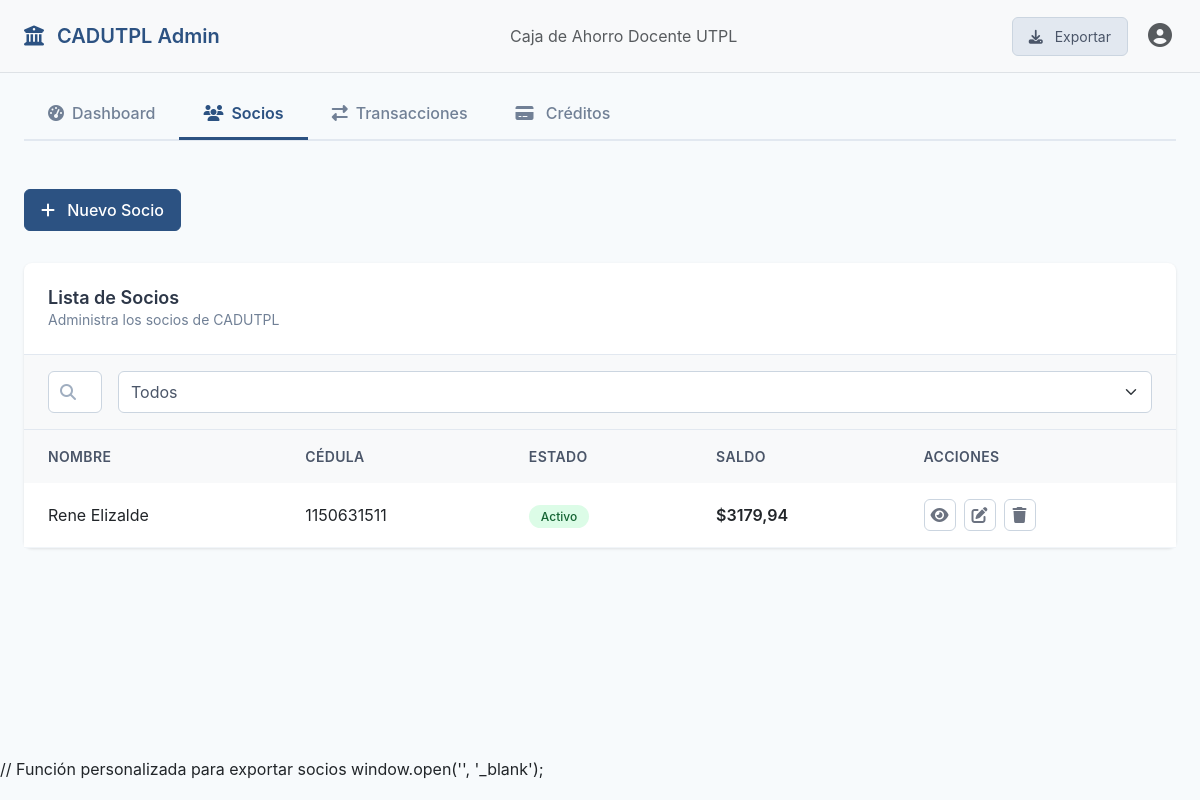
/users/admin/listar/ (signed in), run on an earlier commit of the app's database.
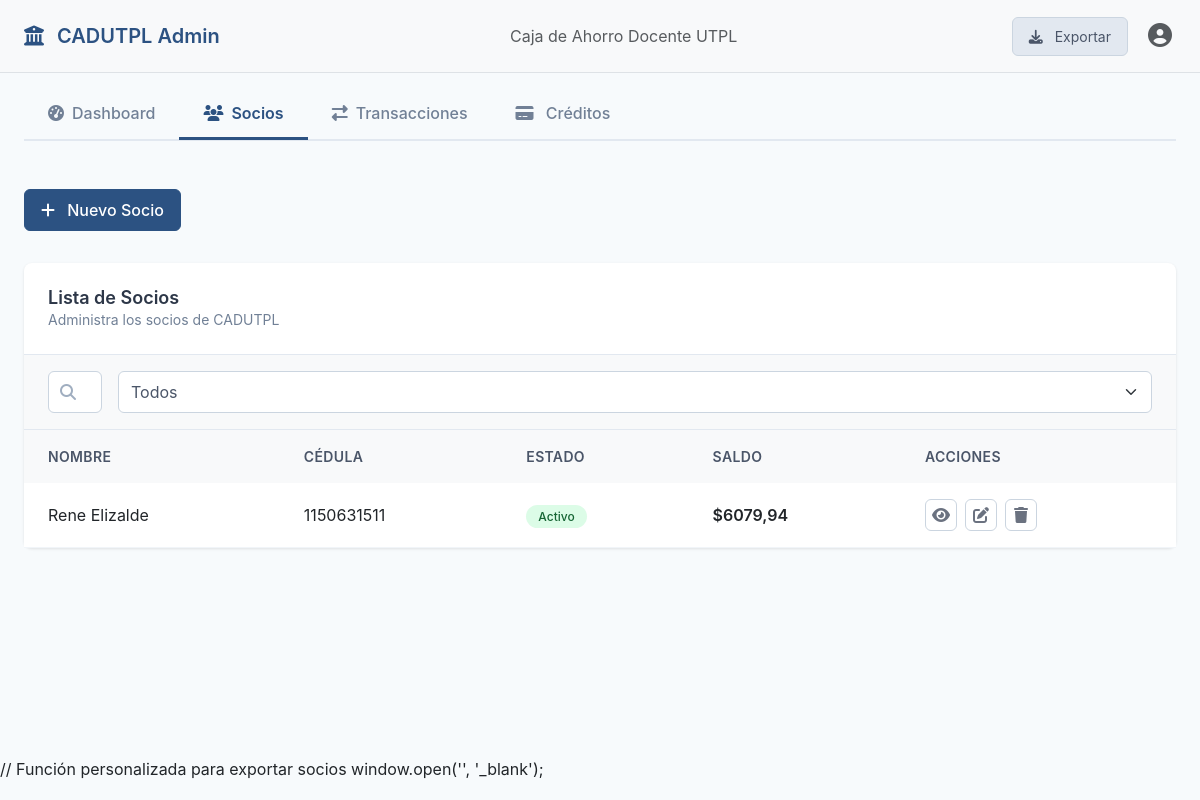
And on a later commit of the database.
### users/models.py (models this page shows, shortened)
class CustomUser(AbstractUser):
    username = models.CharField(
        max_length=150,
        unique=True,
        verbose_name="Nombre de usuario",
        null=True,
        blank=True,  # Permite que sea opcional para los usuarios normales
    )
    email = models.EmailField(unique=True)
    phone = models.CharField(max_length=15, blank=True, null=True)
    document_type = models.CharField(
        max_length=20,
        choices=[("CEDULA", "CEDULA"), ("RUC", "RUC"), ("PASSPORT", "Pasaporte")],
    )
    document_number = models.CharField(max_length=20)
    reference_number = models.CharField(max_length=100, unique=True, default=uuid.uuid4)
    address = models.CharField(max_length=255, blank=True)
    profile_picture = models.ImageField(
        upload_to="profile_pictures/", blank=True, null=True
    )
    account_balance = models.DecimalField(max_digits=10, decimal_places=2, default=0)
    is_verified = models.BooleanField(default=False)
    preferred_currency = models.CharField(max_length=3, default="USD")
    preferred_language = models.CharField(max_length=2, default="es")
    created_at = models.DateTimeField(auto_now_add=True)
    updated_at = models.DateTimeField(auto_now=True)
    USERNAME_FIELD = "email"  # El email sigue siendo el identificador único
    REQUIRED_FIELDS = [
        "username"
    ]  # Hacer que username sea requerido para superusuarios
    objects = CustomUserManager()  # Asignar el manager personalizado
    class Meta:
        db_table = "custom_users"

### wallets/models.py (models this page shows, shortened)
class Wallet(models.Model):
    user = models.OneToOneField(CustomUser, on_delete=models.CASCADE, related_name='wallet')
    balance = models.DecimalField(max_digits=10, decimal_places=2, default=0)
    total_credit_line = models.DecimalField(max_digits=10, decimal_places=2, default=2000)
    available_credit = models.DecimalField(max_digits=10, decimal_places=2, default=2000)
    created_at = models.DateTimeField(auto_now_add=True)
    updated_at = models.DateTimeField(auto_now=True)

### users/views.py (the view)
# urls.py: path("admin/listar/", socio_list_view, name="socio_list"),
@login_required
def socio_list_view(request):
    socios = CustomUser.objects.filter(is_staff=False).select_related("wallet")
    context = {"socios": socios}
    return render(request, "users/gestion_socios.html", context)

### users/templates/users/gestion_socios.html (shortened to what the changed rows need)
<!DOCTYPE html>
<html lang="es">
<head>
    <link href="https://cdnjs.cloudflare.com/ajax/libs/bootstrap/5.3.0/css/bootstrap.min.css" rel="stylesheet">
    <link href="https://cdnjs.cloudflare.com/ajax/libs/font-awesome/6.4.0/css/all.min.css" rel="stylesheet">
</head>
<body>
    <div class="container-fluid px-4 main-content">
        {% block content %}
        <div class="row">
            <div class="col-12">
                <div class="card socios-card">
                    <div class="table-responsive">
                        <table class="table socios-table" id="sociosTable">
                            <thead>
                                <tr>
                                    <th>Nombre</th>
                                    <th>Cédula</th>
                                    <th>Estado</th>
                                    <th>Saldo</th>
                                    <th>Acciones</th>
                                </tr>
                            </thead>
                            <tbody>
                                {% for socio in socios %}
                                <tr>
                                    <td>{{ socio.first_name }} {{ socio.last_name }}</td>
                                    <td>{{ socio.document_number }}</td>
                                    <td>
                                        {% if socio.is_active %}
                                        <span class="badge-activo">Activo</span>
                                        {% else %}
                                        <span class="badge-inactivo">Inactivo</span>
                                        {% endif %}
                                    </td>
                                    <td class="saldo-amount">${{ socio.wallet.balance }}</td>
                                    <td>
                                        <div class="action-buttons">
                                            <button class="btn btn-action btn-view" title="Ver detalles"
                                                data-bs-toggle="modal" data-bs-target="#viewSocioModal"
                                                data-name="Dr. {{ socio.first_name }} {{ socio.last_name }}"
                                                data-document="{{ socio.document_number }}"
                                                data-status="{% if socio.is_active %}Activo{% else %}Inactivo{% endif %}"
                                                data-email="{{ socio.email }}" data-phone="{{ socio.phone }}"
                                                data-balance="${{ socio.wallet.balance }}"
                                                data-date="{{ socio.date_joined|date:'Y-m-d' }}">
                                                <i class="fas fa-eye"></i>
                                            </button>
                                            <button class="btn btn-action btn-edit" title="Editar"
                                                onclick="editSocio({{ socio.id }})">
                                                <i class="fas fa-edit"></i>
                                            </button>
                                            <button class="btn btn-action btn-delete" title="Eliminar"
                                                onclick="deleteSocio({{ socio.id }}, '{{ socio.get_full_name }}')">
                                                <i class="fas fa-trash"></i>
                                            </button>
                                        </div>
                                    </td>
                                </tr>
                                {% empty %}
                                <tr>
                                    <td colspan="6" class="text-center text-muted py-4">No hay socios registrados.</td>
                                </tr>
                                {% endfor %}
                            </tbody>
                        </table>
                    </div>
                </div>
            </div>
        </div>
        {% endblock %}
    </div>
</body>
</html>

What changed in the data, as far as the page shows it:
changed CustomUser "Rene": wallet.balance "3179,94" → "6079,94"
